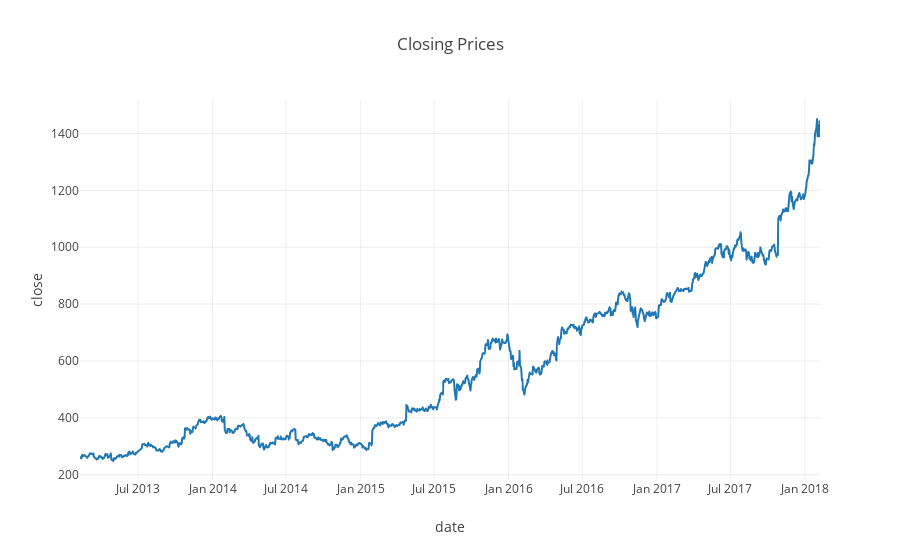

The code cell stored with this chart in its notebook:
### Code cell
ilinechart(amazon, "date", "close", title="Closing Prices")

### Figure 1 — Plotly figure (JSON) as saved in the notebook; plotly's stock layout.template omitted (floating-point values rounded to 4 significant figures; data arrays with more than 128 entries replaced by an {"elided": "..."} marker saying what was removed)
{"data": [{"hovertemplate": "date=%{x}<br>close=%{y}<extra></extra>", "legendgroup": "", "line": {"color": "#1F77B4", "dash": "solid"}, "mode": "lines", "name": "", "showlegend": false, "type": "scattergl", "x": {"elided": "1259 str values"}, "xaxis": "x", "y": {"elided": "1259 float values"}, "yaxis": "y"}], "layout": {"legend": {"tracegroupgap": 0}, "title": {"text": "Closing Prices", "x": 0.5}, "xaxis": {"anchor": "y", "domain": [0, 1], "title": {"text": "date"}}, "yaxis": {"anchor": "x", "domain": [0, 1], "title": {"text": "close"}}}}
